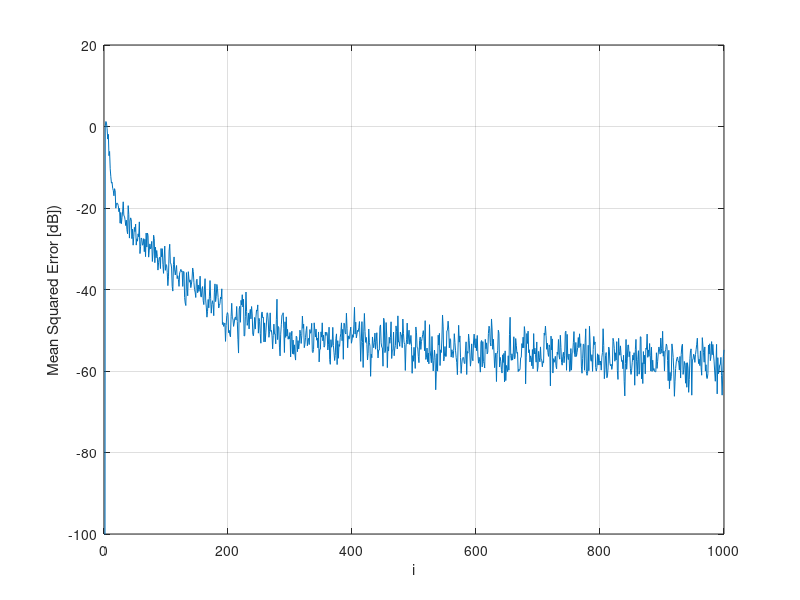

Write the MATLAB code that produced this figure.
%%%%%%%%%%%%%%%%%%%%%%%%%%%%%%%%%%%%%%%%
% volterraLMSAlgorithmFull             %
% Igor Oliveira                        % 
% 30/06/2020                           %  
%%%%%%%%%%%%%%%%%%%%%%%%%%%%%%%%%%%%%%%%

% Implements a parametrized LMS Volterra Filter for a K-th order series
% and a N-th order filter.

clc;
clear;
close;

%% Parameter definition
% Filter Parameters
numberOfRuns = 50;
numberOfSamples = 1000;
K = 2; % Series order 
N = 10; % Filter order

% Convergence parameters
mu = 0.01; % Convergence coefficient

% Input signal correlation parameters
sig_u2 = 1; % Input signal variance
a = 0.05; % Regulates the correlation
b = sqrt(1 - a^2) * sig_u2; % Corrects the input signal variance to sig_u2

% Desired signal noise parameters
sig_v2 = 1e-6; % Corruption noise variance

% Calculating the Volterra LMS Filter vector size (the size of the
% input vector x, of the weight vector w etc.)
m = 0;
for k = 1:K
  m = m + N^k;
end

%% Running the algorithm

for l = 1:numberOfRuns
    % Initializing the input information, u (gaussian distribution with variance
    % sig_u2)
    
    u = rand(numberOfSamples, 1) * sig_u2;
   
    % Correlating the input information
    
    whiteNoise = rand(numberOfSamples, 1) * 1; % White noise with variance = 1
    for i = 2:numberOfSamples
        u(i) = a * u(i - 1) + b * whiteNoise(i);        
    end
   
    % Initializing the delayed input vector
    z = zeros(N, 1);
    
    % Initializing weight vector w. The weight vector in the LMS Volterra
    % filter is composed of Volterra kernels "w_{oi}"
    w = zeros(m, 1);
    
    % Defining the desired plant vector (Example 11.1, pg. 459 on Diniz's book)
    d = zeros(numberOfSamples, 1);
    p = zeros(numberOfSamples, 1);
    for i = 2:numberOfSamples
        p(i) = u(i) + 0.5 * u(i - 1);
    end
    for i = 1:numberOfSamples
        d(i) = p(i) + 0.2 * p(i)^2 + 0.1 * p(i)^3;
    end

    % Let's add some gaussian noise to d
    v = randn(numberOfSamples, 1) * sig_v2;
    dNoise = d + v;
    
    for i = 1:numberOfSamples
        % Delaying input vector samples
        z = [u(i); z(1:N - 1)];
        
        % Creating input vector
        x = z;
        xAux = x;
        for j = 1:K - 1
            xAux = kron(z, xAux);
            x = [x; xAux];    
        end
        
        % Calculating the output
        y = x' * w;
        
        % Calculating the error
        a = dNoise(i) - y;
        e(i) = a;
       
        % Updating the weight vector
        w = w + 2 * mu * e(i) * x;
        
    end
    squaredErrorMatrix(l, :) = e.^2;
end

% Calculating MSE
mse = mean(squaredErrorMatrix);

% Plotting Graphs
figure;
plot(10 * log(mse));
xlabel("i")
ylabel("Mean Squared Error [dB])");
ylim([-100, 20])
grid;